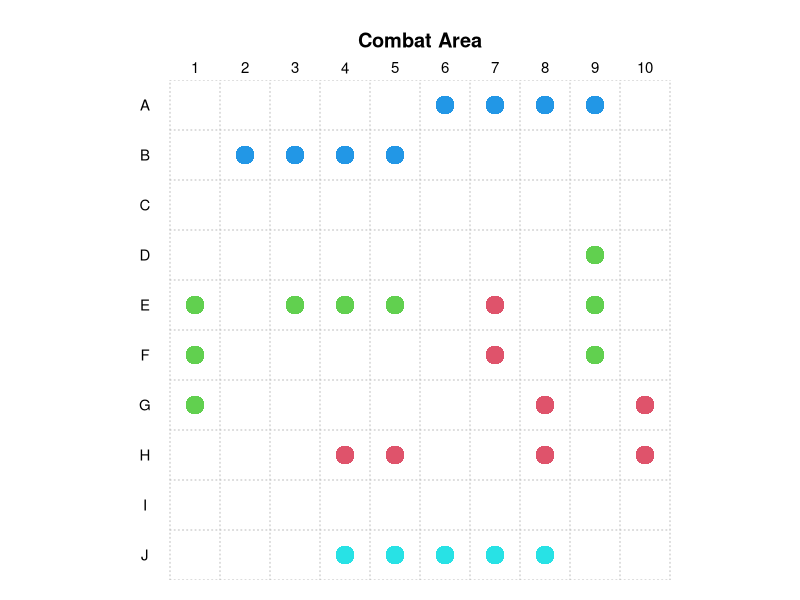
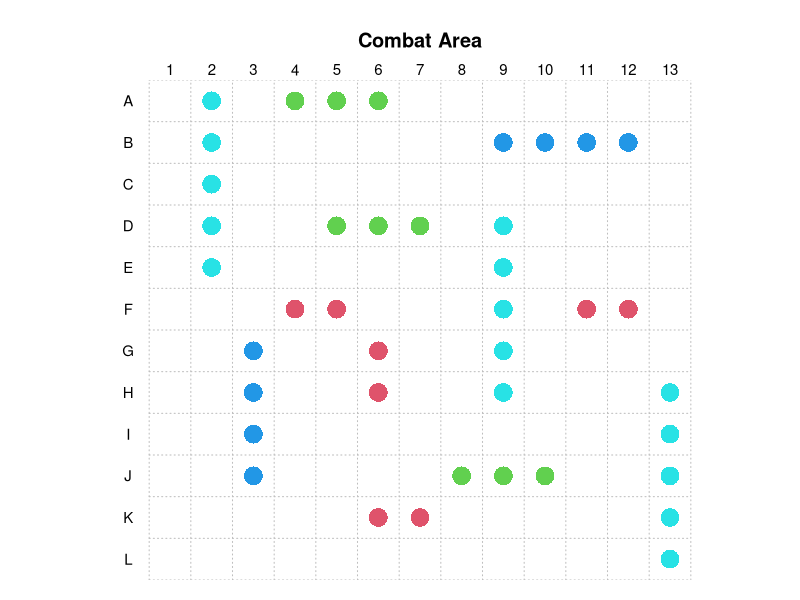

These charts were generated, in order, by the following R code:
################################################################################
#################### Statistical Programming Languages #########################
####################        SPL25 - Take Home Exam         ####################
################################################################################

# Name: Julian Cantor
# Matrikelnummer: 594251

################################################################################
####################           Exercise 5                  ####################
####################           Battleship                  ####################
################################################################################

# Set working directory
setwd("/Users/juliancantor/staitstical-programming-languages")

################################################################################
# Helper function: Check if a ship can be placed at a given position
################################################################################

# This function checks if a ship of given length can be placed starting at
# position (row, col) with the given orientation (horizontal/vertical)
# The grid is marked: 0 = empty, 1 = ship, 2 = buffer zone around ships
can_place_ship <- function(grid, row, col, length, horizontal) {
  n_row <- nrow(grid)
  n_col <- ncol(grid)
  
  if (horizontal) {
    # Check if ship fits within grid boundaries
    if (col + length - 1 > n_col) {
      return(FALSE)
    }
    # Check if all cells are empty (no ship or buffer)
    for (c in col:(col + length - 1)) {
      if (grid[row, c] != 0) {
        return(FALSE)
      }
    }
  } else {
    # Vertical placement
    # Check if ship fits within grid boundaries
    if (row + length - 1 > n_row) {
      return(FALSE)
    }
    # Check if all cells are empty (no ship or buffer)
    for (r in row:(row + length - 1)) {
      if (grid[r, col] != 0) {
        return(FALSE)
      }
    }
  }
  return(TRUE)
}

################################################################################
# Helper function: Place a ship on the grid
################################################################################

# Places a ship and marks the buffer zone around it
# Ship cells are marked with the ship length (2, 3, 4, or 5) for coloring
place_ship <- function(grid, row, col, length, horizontal) {
  n_row <- nrow(grid)
  n_col <- ncol(grid)
  
  # Determine ship cells
  if (horizontal) {
    ship_cells <- cbind(rep(row, length), col:(col + length - 1))
  } else {
    ship_cells <- cbind(row:(row + length - 1), rep(col, length))
  }
  
  # Mark ship cells with ship length (for coloring by size)
  for (i in seq_len(nrow(ship_cells))) {
    grid[ship_cells[i, 1], ship_cells[i, 2]] <- length
  }
  
  # Mark buffer zone (adjacent cells) with -1
  # Buffer is only horizontal and vertical neighbors (not diagonal)
  for (i in seq_len(nrow(ship_cells))) {
    r <- ship_cells[i, 1]
    c <- ship_cells[i, 2]
    
    # Check four directions: up, down, left, right
    neighbors <- list(c(r - 1, c), c(r + 1, c), c(r, c - 1), c(r, c + 1))
    
    for (neighbor in neighbors) {
      nr <- neighbor[1]
      nc <- neighbor[2]
      # Check if within bounds and empty
      if (nr >= 1 && nr <= n_row && nc >= 1 && nc <= n_col) {
        if (grid[nr, nc] == 0) {
          grid[nr, nc] <- -1  # Buffer zone
        }
      }
    }
  }
  
  return(grid)
}

################################################################################
# Helper function: Find all valid positions for a ship
################################################################################

find_valid_positions <- function(grid, length, horizontal) {
  n_row <- nrow(grid)
  n_col <- ncol(grid)
  
  valid_positions <- list()
  
  for (r in 1:n_row) {
    for (c in 1:n_col) {
      if (can_place_ship(grid, r, c, length, horizontal)) {
        valid_positions[[length(valid_positions) + 1]] <- c(r, c)
      }
    }
  }
  
  return(valid_positions)
}

################################################################################
# Helper function: Plot the combat area
################################################################################

plot_combat_area <- function(grid) {
  n_row <- nrow(grid)
  n_col <- ncol(grid)
  
  # Save old margins and set new ones to prevent label overflow
  old_par <- par(no.readonly = TRUE)
  par(mar = c(1, 3, 4, 1))
  
  # Create empty plot with exact limits (xaxs/yaxs = "i" removes extra padding)
  plot(NA, xlim = c(0.5, n_col + 0.5), ylim = c(0.5, n_row + 0.5),
       xlab = "", ylab = "", xaxt = "n", yaxt = "n", asp = 1,
       xaxs = "i", yaxs = "i", bty = "n", main = "Combat Area")
  
  # Add dotted grid lines using segments (constrained to grid boundaries)
  # Horizontal lines
  for (y in seq(0.5, n_row + 0.5, by = 1)) {
    segments(0.5, y, n_col + 0.5, y, col = "gray", lty = 3)
  }
  # Vertical lines
  for (x in seq(0.5, n_col + 0.5, by = 1)) {
    segments(x, 0.5, x, n_row + 0.5, col = "gray", lty = 3)
  }
  
  # Add column numbers at the top (using text to ensure all labels appear)
  text(x = 1:n_col, y = n_row + 0.75, labels = 1:n_col, xpd = TRUE, cex = 0.9)
  
  # Add row letters on the left (using text to ensure all labels appear)
  row_labels <- LETTERS[1:n_row]
  text(x = 0, y = n_row:1, labels = row_labels, xpd = TRUE, cex = 0.9)
  
  # Draw ships (cells with value 2, 3, 4, or 5 representing ship size)
  # Color ships using default R palette: size 2 = color 2, size 3 = color 3, etc.
  for (r in 1:n_row) {
    for (c in 1:n_col) {
      ship_size <- grid[r, c]
      if (ship_size %in% c(2, 3, 4, 5)) {
        # Plot row from top to bottom, so invert y coordinate
        y <- n_row - r + 1
        # Use pch = 16 (solid circle) with color = ship_size (from default palette)
        points(c, y, pch = 16, cex = 2.5, col = ship_size)
      }
    }
  }
  
  # Restore old margins
  par(old_par)
}

################################################################################
# Main function: combat_area
################################################################################

combat_area <- function(n_row = 10, n_col = n_row, n5 = 1, n4 = 2, n3 = 3, n2 = 4) {
  
  # Create empty grid (0 = empty)
  grid <- matrix(0, nrow = n_row, ncol = n_col)
  
  # Create list of ships to place: (count, length)
  ships <- c(rep(5, n5), rep(4, n4), rep(3, n3), rep(2, n2))
  
  # Place ships from largest to smallest (already sorted)
  for (ship_length in ships) {
    
    # Randomly choose initial orientation
    # TRUE = horizontal, FALSE = vertical
    orientation <- sample(c(TRUE, FALSE), 1)
    
    # Try to find valid position in chosen orientation
    valid_positions <- find_valid_positions(grid, ship_length, orientation)
    
    if (length(valid_positions) == 0) {
      # Try the other orientation
      orientation <- !orientation
      valid_positions <- find_valid_positions(grid, ship_length, orientation)
      
      if (length(valid_positions) == 0) {
        # No valid position in either orientation
        stop(paste0("Ship of length ", ship_length, " does not have enough space."))
      }
    }
    
    # Randomly choose a valid position
    pos_idx <- sample(seq_along(valid_positions), 1)
    pos <- valid_positions[[pos_idx]]
    
    # Place the ship
    grid <- place_ship(grid, pos[1], pos[2], ship_length, orientation)
  }
  
  # Plot the combat area
  plot_combat_area(grid)
  
  # Return invisibly (the function returns a plot)
  invisible(grid)
}

################################################################################
# Test the function with default parameters
################################################################################

# Test with default parameters
combat_area()

# Test with custom parameters
combat_area(n_row = 12, n_col = 13, n5 = 3)

# Test with smaller grid (might fail due to space constraints)
#combat_area(n_row = 5, n_col = 5, n5 = 1, n4 = 1, n3 = 1, n2 = 1)
